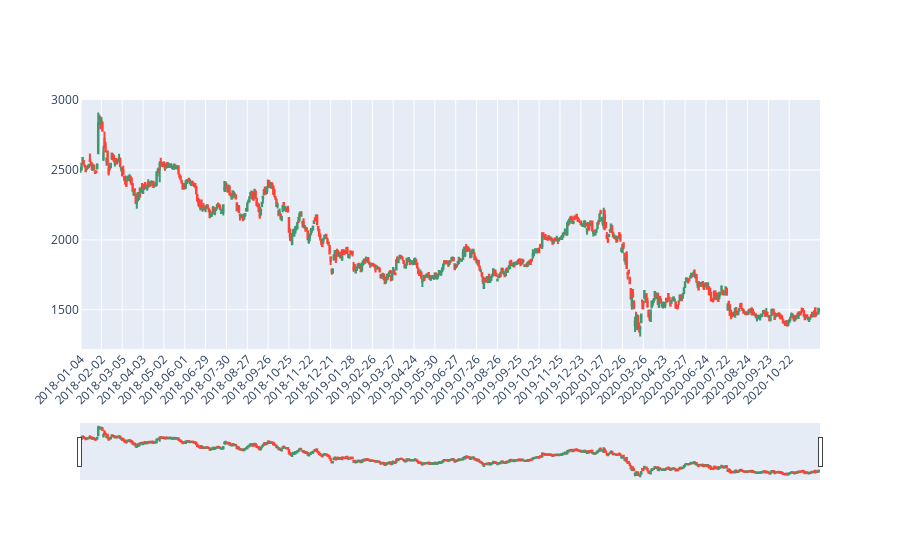

The notebook cell saved with this chart:
### Markdown cell above
# plotly.graph_objectで描画

### Code cell
x = np.arange(len(df['date']))

interval = 20
#vals = [df.index[i*interval] for i in range(len(df)//interval+1)]
#labels = [df.loc[i*interval,'date'] for i in range(len(df)//interval +1)]
vals = [df.index[i*interval] for i in range(len(df)//interval)]
labels = [df.loc[i*interval,'date'] for i in range(len(df)//interval)]

fig = go.Figure(
        data=go.Candlestick(
                x = x,
                open=df['open'],
                high=df['high'],
                low=df['low'],
                close=df['close'],
                hovertext= ['date:{}<br>open:{}<br>high:{}<br>low:{}<br>close:{}'
                                   .format(df.loc[i,'date'],df.loc[i,'open'],df.loc[i,'high'],df.loc[i,'low'],df.loc[i,'close']) for i in range(len(df))] ,
                hoverinfo="text"),
        layout = go.Layout(
                xaxis = dict(
                    ticktext = labels,
                    tickvals = vals,
                    tickangle=-45
                ),
        )
)
fig.show()

### Figure 1 — Plotly figure (JSON) as saved in the notebook; plotly's stock layout.template omitted (floating-point values rounded to 4 significant figures; data arrays with more than 128 entries replaced by an {"elided": "..."} marker saying what was removed)
{"data": [{"close": {"elided": "710 int values"}, "high": {"elided": "710 int values"}, "hoverinfo": "text", "hovertext": {"elided": "710 str values"}, "low": {"elided": "710 int values"}, "open": {"elided": "710 int values"}, "type": "candlestick", "x": {"elided": "710 int values"}}], "layout": {"autosize": true, "xaxis": {"autorange": true, "range": [-0.5, 709.5], "rangeslider": {"autorange": true, "range": [-0.5, 709.5], "yaxis": {"_template": null, "rangemode": "match"}}, "tickangle": -45, "ticktext": ["2018-01-04", "2018-02-02", "2018-03-05", "2018-04-03", "2018-05-02", "2018-06-01", "2018-06-29", "2018-07-30", "2018-08-27", "2018-09-26", "2018-10-25", "2018-11-22", "2018-12-21", "2019-01-28", "2019-02-26", "2019-03-27", "2019-04-24", "2019-05-30", "2019-06-27", "2019-07-26", "2019-08-26", "2019-09-25", "2019-10-25", "2019-11-25", "2019-12-23", "2020-01-27", "2020-02-26", "2020-03-26", "2020-04-23", "2020-05-27", "2020-06-24", "2020-07-22", "2020-08-24", "2020-09-23", "2020-10-22"], "tickvals": [0, 20, 40, 60, 80, 100, 120, 140, 160, 180, 200, 220, 240, 260, 280, 300, 320, 340, 360, 380, 400, 420, 440, 460, 480, 500, 520, 540, 560, 580, 600, 620, 640, 660, 680], "type": "linear"}, "yaxis": {"autorange": true, "range": [1219.0, 3001.0]}}}
